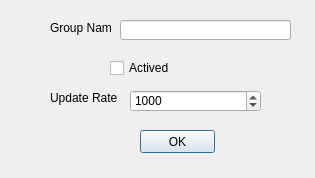
<?xml version="1.0" encoding="UTF-8"?>
<ui version="4.0">
 <class>DlgAddGroup</class>
 <widget class="QDialog" name="DlgAddGroup">
  <property name="geometry">
   <rect>
    <x>0</x>
    <y>0</y>
    <width>315</width>
    <height>178</height>
   </rect>
  </property>
  <property name="windowTitle">
   <string>DlgAddGroup</string>
  </property>
  <widget class="QLabel" name="label_1">
   <property name="geometry">
    <rect>
     <x>50</x>
     <y>20</y>
     <width>61</width>
     <height>16</height>
    </rect>
   </property>
   <property name="text">
    <string>Group Name</string>
   </property>
  </widget>
  <widget class="QCheckBox" name="Actived">
   <property name="geometry">
    <rect>
     <x>110</x>
     <y>60</y>
     <width>71</width>
     <height>16</height>
    </rect>
   </property>
   <property name="text">
    <string>Actived</string>
   </property>
  </widget>
  <widget class="QLabel" name="label_2">
   <property name="geometry">
    <rect>
     <x>50</x>
     <y>90</y>
     <width>71</width>
     <height>16</height>
    </rect>
   </property>
   <property name="text">
    <string>Update Rate</string>
   </property>
  </widget>
  <widget class="QSpinBox" name="updateRate">
   <property name="geometry">
    <rect>
     <x>130</x>
     <y>90</y>
     <width>131</width>
     <height>22</height>
    </rect>
   </property>
   <property name="minimum">
    <number>100</number>
   </property>
   <property name="maximum">
    <number>5000</number>
   </property>
   <property name="singleStep">
    <number>10</number>
   </property>
   <property name="value">
    <number>1000</number>
   </property>
  </widget>
  <widget class="QPushButton" name="btnOk">
   <property name="geometry">
    <rect>
     <x>140</x>
     <y>130</y>
     <width>75</width>
     <height>23</height>
    </rect>
   </property>
   <property name="text">
    <string>OK</string>
   </property>
  </widget>
  <widget class="QLineEdit" name="groupName">
   <property name="geometry">
    <rect>
     <x>120</x>
     <y>20</y>
     <width>171</width>
     <height>20</height>
    </rect>
   </property>
  </widget>
 </widget>
 <layoutdefault spacing="6" margin="11"/>
 <tabstops>
  <tabstop>groupName</tabstop>
  <tabstop>Actived</tabstop>
  <tabstop>updateRate</tabstop>
  <tabstop>btnOk</tabstop>
 </tabstops>
 <resources/>
 <connections>
  <connection>
   <sender>btnOk</sender>
   <signal>clicked()</signal>
   <receiver>DlgAddGroup</receiver>
   <slot>accept()</slot>
   <hints>
    <hint type="sourcelabel">
     <x>177</x>
     <y>141</y>
    </hint>
    <hint type="destinationlabel">
     <x>197</x>
     <y>85</y>
    </hint>
   </hints>
  </connection>
 </connections>
</ui>
